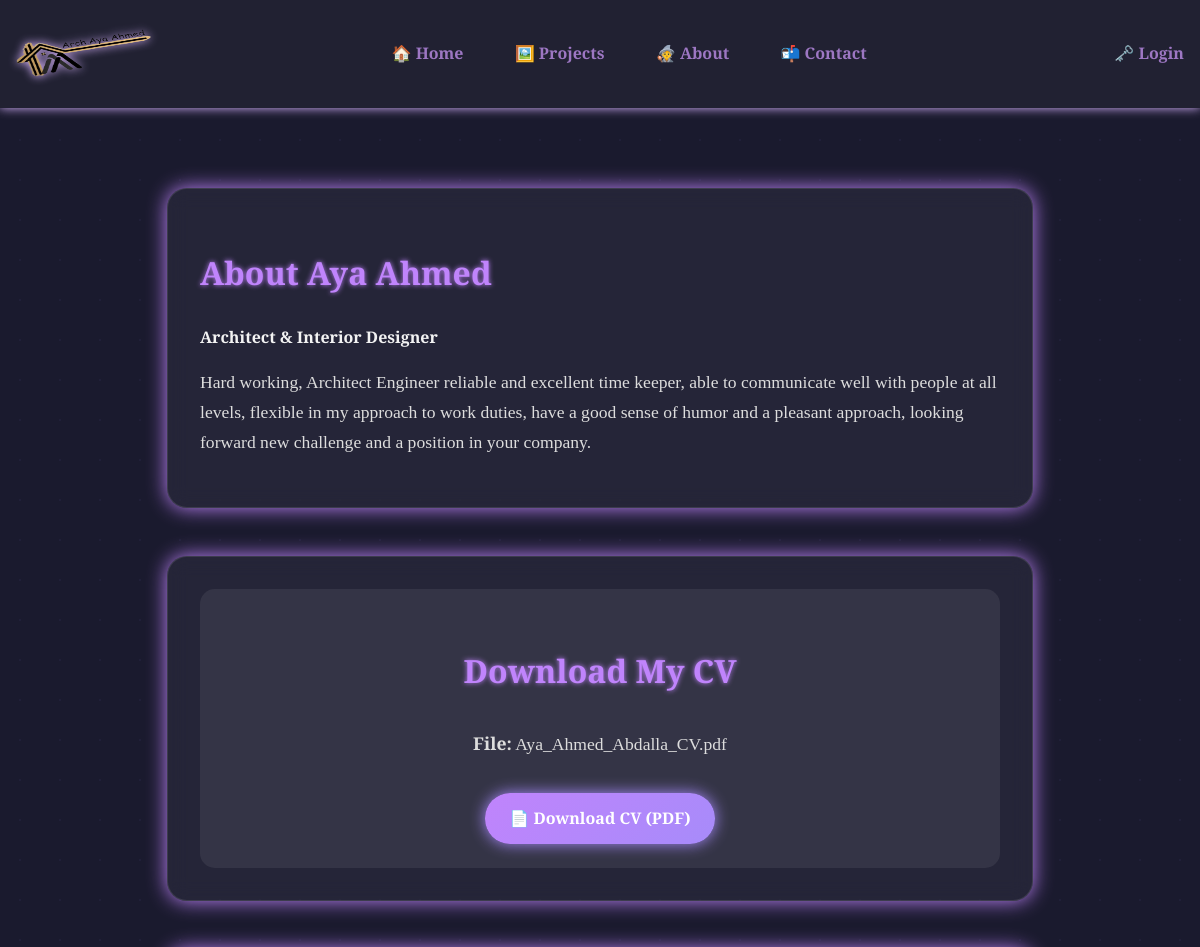
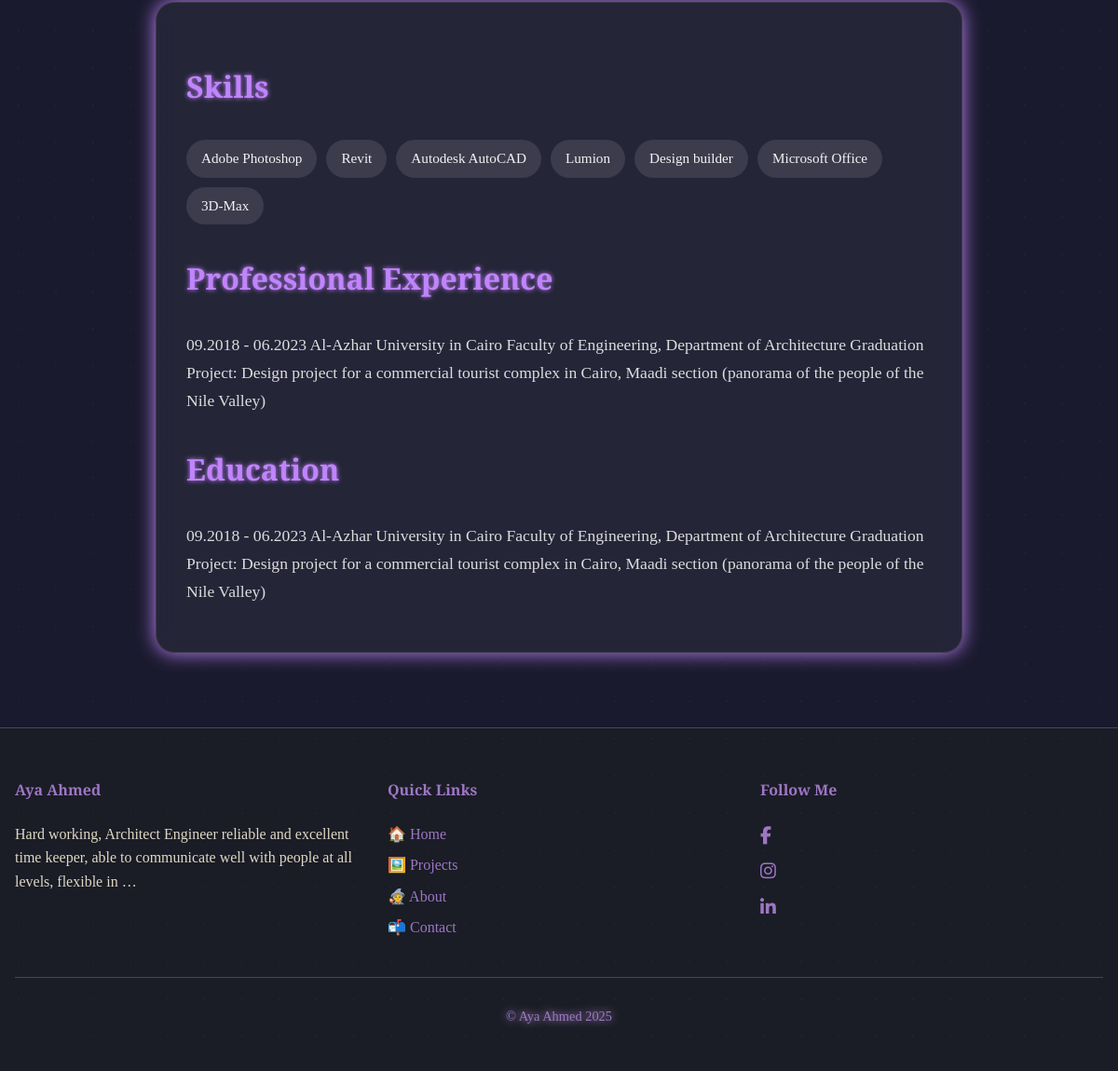
The page /about/ on the database its author committed (2 pictures, top to bottom).
### core/models.py (models this page shows, shortened)
class SiteSettings(models.Model):
    site_title = models.CharField(max_length=100, default="Architect Portfolio")
    logo = models.ImageField(upload_to='site/', null=True, blank=True)
    favicon = models.ImageField(upload_to='site/', null=True, blank=True)
    email = models.EmailField(null=True, blank=True)
    phone = models.CharField(max_length=20, null=True, blank=True)
    address = models.TextField(null=True, blank=True)
    about_me = models.TextField(null=True, blank=True)
    social_facebook = models.URLField(null=True, blank=True)
    social_instagram = models.URLField(null=True, blank=True)
    social_linkedin = models.URLField(null=True, blank=True)

class AboutInfo(models.Model):
    full_name = models.CharField(max_length=100, default="Architect Name")
    headline = models.CharField(max_length=200, default="Architect & Interior Designer")
    bio = models.TextField(blank=True, null=True)
    experience_summary = models.TextField(blank=True, null=True)
    education = models.TextField(blank=True, null=True)
    skills = models.TextField(help_text="Enter skills separated by commas", blank=True, null=True)
    updated_at = models.DateTimeField(auto_now=True)

class CV(models.Model):
    cv_file = models.FileField(upload_to='cv/')
    uploaded_at = models.DateTimeField(auto_now_add=True)

### core/views.py (the view)
# urls.py: path('about/', views.about_view, name='about'),
def about_view(request):
    site_settings, created = SiteSettings.objects.get_or_create(pk=1)
    current_cv = CV.objects.last()  # Get latest uploaded CV
    about_info, created = AboutInfo.objects.get_or_create(pk=1)  # Single record
    return render(request, 'about.html', {
        'site_settings': site_settings,
        'current_cv': current_cv,
        'about_info': about_info,
        'page_title': 'About Me',
        'theme_settings': theme_settings
    })

### core/templatetags/custom_filters.py (called while the page is built)
@register.filter
def split(value, arg):
    if not value:
        return []
    return value.split(arg)

@register.filter
def strip(value):
    if isinstance(value, str):
        return value.strip()
    return value

### architect_portfolio/templates/about.html (shortened to what this page needs)
{% extends "base.html" %}
{% load static %}
{% load custom_filters %}
{% block styles %}
<link rel="stylesheet" href="{% static 'css/user/about.css' %}">
{% endblock %}
{% block content %}
<section class="about-section">
    <h2>About {{ about_info.full_name }}</h2>
    <p><strong>{{ about_info.headline }}</strong></p>
    <div class="about-content">
        {% if about_info.bio %}
            <p>{{ about_info.bio }}</p>
        {% else %}
            <p>This section can be edited in the dashboard.</p>
        {% endif %}
    </div>
</section>
{% if current_cv %}
    <section class="cv-download">
        <div class="cv-box">
            <h3>Download My CV</h3>
            <p><strong>File:</strong> {{ current_cv.cv_file.name|cut:"cv/" }}</p>
            <a href="{{ current_cv.cv_file.url }}" download class="btn">📄 Download CV (PDF)</a>
        </div>
    </section>
{% endif %}
<section class="about-details">
    {% if about_info.skills %}
        <div class="skills">
            <h3>Skills</h3>
            <ul>
                {% for skill in about_info.skills|split:"," %}
                    <li>{{ skill|strip }}</li>
                {% endfor %}
            </ul>
        </div>
    {% endif %}
    {% if about_info.experience_summary %}
        <div class="experience">
            <h3>Professional Experience</h3>
            <p>{{ about_info.experience_summary }}</p>
        </div>
    {% endif %}
    {% if about_info.education %}
        <div class="education">
            <h3>Education</h3>
            <p>{{ about_info.education }}</p>
        </div>
    {% endif %}
</section>
{% endblock %}

### architect_portfolio/templates/base.html (shortened to what this page needs)
{% load static %}
<!DOCTYPE html>
<html lang="en">
<head>
    <link rel="stylesheet" href="https://cdnjs.cloudflare.com/ajax/libs/font-awesome/6.5.0/css/all.min.css">
    <link rel="stylesheet" href="https://cdn.jsdelivr.net/npm/swiper@10/swiper-bundle.min.css" />
    <link rel="stylesheet" href="{% static 'css/main.css' %}">
    {% block styles %}{% endblock %}
</head>
<body class="page {% block body_class %}{% endblock %}">
    <header class="site-header">
        <div class="container">
            <div class="header-inner">
                <div class="logo">
                    {% if site_settings.logo %}
                        <a href="/"><img src="{{ site_settings.logo.url }}" alt="{{ site_settings.site_title }}" width="100"></a>
                    {% else %}
                        <h1><a href="/" class="glow-text">{{ site_settings.site_title }}</a></h1>
                    {% endif %}
                </div>
                <nav class="main-nav">
                    <ul>
                        <li><a href="/" >🏠 Home</a></li>
                        <li><a href="{% url 'all_projects' %}">🖼️ Projects</a></li>
                        <li><a href="{% url 'about' %}">🧙 About</a></li>
                        <li><a href="{% url 'contact' %}">📬 Contact</a></li>
                    </ul>
                </nav>
                <div class="auth-nav">
                    <ul>
                        {% if user.is_authenticated %}
                            <li><a href="{% url 'dashboard_home' %}">🛡️ Dashboard</a></li>
                            <li><a href="{% url 'dashboard_logout' %}">🚪 Logout</a></li>
                        {% else %}
                            <li><a href="{% url 'dashboard_login' %}">🗝️ Login</a></li>
                        {% endif %}
                    </ul>
                </div>
            </div>
        </div>
    </header>
    <main class="site-main fade-in">
        <div class="container">
            {% block content %}{% endblock %}
        </div>
    </main>
    <footer class="site-footer">
        <div class="container">
            <div class="footer-grid">
                <div class="footer-about">
                    <h4>{{ site_settings.site_title }}</h4>
                    {% if site_settings.about_me %}
                        <p>{{ site_settings.about_me|truncatewords:20 }}</p>
                    {% else %}
                        <p>A portfolio of architectural and interior design work.</p>
                    {% endif %}
                </div>
                <div class="footer-links">
                    <h4>Quick Links</h4>
                    <ul>
                        <li><a href="/">🏠 Home</a></li>
                        <li><a href="{% url 'all_projects' %}">🖼️ Projects</a></li>
                        <li><a href="{% url 'about' %}">🧙 About</a></li>
                        <li><a href="{% url 'contact' %}">📬 Contact</a></li>
                    </ul>
                </div>
                <div class="footer-social">
                    <h4>Follow Me</h4>
                    <ul class="social-icons">
                        {% if site_settings.social_facebook %}
                            <li><a href="{{ site_settings.social_facebook }}" target="_blank" title="Facebook"><i class="fab fa-facebook-f"></i></a></li>
                        {% endif %}
                        {% if site_settings.social_instagram %}
                            <li><a href="{{ site_settings.social_instagram }}" target="_blank" title="Instagram"><i class="fab fa-instagram"></i></a></li>
                        {% endif %}
                        {% if site_settings.social_linkedin %}
                            <li><a href="{{ site_settings.social_linkedin }}" target="_blank" title="LinkedIn"><i class="fab fa-linkedin-in"></i></a></li>
                        {% endif %}
                    </ul>
                </div>
            </div>
            <div class="footer-bottom glow-text">
                <p>&copy; {{ site_settings.site_title }} {{ year|default:2025 }}</p>
            </div>
        </div>
    </footer>
</body>
</html>

### architect_portfolio/static/css/main.css (style rules this page uses)
:root { --color-bg: #1b1f2a; --color-bg-alt: #2a2f3a; --color-text: #e0d8c3; --color-accent: #9d77c3; --color-accent-hover: #b39ddb; --color-border: #4b4453; --glow-color: #d8b4fe; --nav-bg: rgba(35, 35, 52, 0.9); --footer-bg: #1a1c26; --message-success: #b2f2bb; --message-error: #ff6b6b; --transition-speed: 0.4s; --border-radius: 12px; --primary-color: #c084fc; --accent-color: #a78bfa; --bg-color: #1a1a2e; --text-color: #f3f3f3; --primary-color: #c084fc; }
body { background-color: var(--color-bg); color: var(--color-text); font-family: 'Playfair Display', serif; margin: 0; padding: 0; line-height: 1.6; transition: background-color var(--transition-speed); }
a { color: var(--color-accent); text-decoration: none; transition: color var(--transition-speed); }
.site-header { background-color: var(--nav-bg); box-shadow: 0 0 10px var(--glow-color); position: sticky; top: 0; z-index: 1000; backdrop-filter: blur(6px); }
.header-inner { display: flex; justify-content: space-between; align-items: center; max-width: 1200px; margin: auto; }
.logo img { max-height: 100px; width: 160px; filter: drop-shadow(0px 0px 5px var(--glow-color)); }
.glow-text { text-shadow: 0 0 10px var(--glow-color); color: var(--color-accent); }
.main-nav ul, .auth-nav ul { list-style: none; display: flex; gap: 1.2rem; padding: 0; margin: 0; }
.main-nav a, .auth-nav a { font-weight: bold; padding: 0.5rem 1rem; border-radius: var(--border-radius); transition: background-color var(--transition-speed), color var(--transition-speed); }
.site-main { padding: 2rem 0; min-height: 70vh; animation: fadeIn 1.2s ease-in; }
.fade-in { animation: fadeIn 1.2s ease-in; }
.site-footer { background-color: var(--footer-bg); padding: 2rem 1rem; color: var(--color-text); border-top: 1px solid var(--color-border); }
.footer-grid { display: grid; grid-template-columns: repeat(auto-fit, minmax(220px, 1fr)); gap: 2rem; max-width: 1200px; margin: auto; }
.footer-grid h4 { color: var(--color-accent); }
.footer-links ul, .footer-social ul { list-style: none; padding: 0; margin: 0; }
.footer-links li, .footer-social li { margin-bottom: 0.5rem; }
.footer-social a { color: var(--color-accent); font-size: 1.2rem; transition: color var(--transition-speed); }
.footer-bottom { text-align: center; margin-top: 2rem; padding-top: 1rem; border-top: 1px solid var(--color-border); font-size: 0.9rem; }

### architect_portfolio/static/css/user/about.css (style rules this page uses)
body { background: var(--bg-color, #1a1a2e); color: var(--text-color, #f3f3f3); overflow-x: hidden; }
.about-section, .cv-download, .about-details { margin: 3rem auto; padding: 2rem; max-width: 800px; background: rgba(255, 255, 255, 0.05); border: 1px solid rgba(255, 255, 255, 0.1); border-radius: 20px; box-shadow: 0 0 20px var(--primary-color, #9a8c98); backdrop-filter: blur(10px); animation: fadeIn 1.5s ease-in; }
.about-section h2, .about-details h3, .cv-box h3 { font-size: 2rem; color: var(--primary-color, #e0aaff); text-shadow: 0 0 5px var(--primary-color); animation: glowText 3s infinite alternate; }
.about-content p, .cv-download p, .experience p, .education p { line-height: 1.7; font-size: 1.1rem; color: var(--text-light, #ddd); }
.cv-box { text-align: center; padding: 1.5rem; background: rgba(255, 255, 255, 0.07); border-radius: 15px; animation: float 6s ease-in-out infinite; }
.btn { display: inline-block; padding: 0.8rem 1.5rem; margin-top: 1rem; font-weight: bold; border: none; border-radius: 25px; background: linear-gradient(135deg, var(--primary-color), var(--accent-color)); color: #fff; box-shadow: 0 0 15px var(--accent-color); transition: transform 0.3s ease, box-shadow 0.3s ease; text-decoration: none; }
.skills ul { display: flex; flex-wrap: wrap; gap: 10px; margin-top: 1rem; padding: 0; list-style: none; }
.skills li { padding: 0.5rem 1rem; background: rgba(255, 255, 255, 0.1); border-radius: 30px; font-size: 0.95rem; color: var(--text-light, #f3f3f3); animation: float 5s ease-in-out infinite; }
body::before { content: ""; position: fixed; top: 0; left: 0; width: 100%; height: 100%; pointer-events: none; background-image: radial-gradient(var(--accent-color) 1px, transparent 1px); background-size: 40px 40px; opacity: 0.05; animation: sparkle 20s linear infinite; }

### rows shown on the page
SiteSettings: logo (picture), site_title "Aya Ahmed", about_me "Hard working, Architect Engineer reliable and excellent time keeper, able to communicate well with people at all levels, flexible in …"
AboutInfo: full_name "Aya Ahmed", headline "Architect & Interior Designer", bio "Hard working, Architect Engineer reliable and excellent time keeper, able to communicate well with people at all levels, flexible in my approach to work duties, have a good sense of humor and a pleasant approach, looking forward new challenge and a position in your company.", experience_summary "09.2018 - 06.2023 Al-Azhar University in Cairo Faculty of Engineering, Department of Architecture Graduation Project: Design project for a commercial tourist complex in Cairo, Maadi section (panorama of the people of the Nile Valley)", education "09.2018 - 06.2023 Al-Azhar University in Cairo Faculty of Engineering, Department of Architecture Graduation Project: Design project for a commercial tourist complex in Cairo, Maadi section (panorama of the people of the Nile Valley)"
CV: cv_file.name "Aya_Ahmed_Abdalla_CV.pdf"

### other values the page prints
{{ skill|strip }} "Adobe Photoshop" "Revit" "Autodesk AutoCAD" "Lumion" "Design builder" "Microsoft Office" "3D-Max"
{{ year|default:2025 }} "2025"
